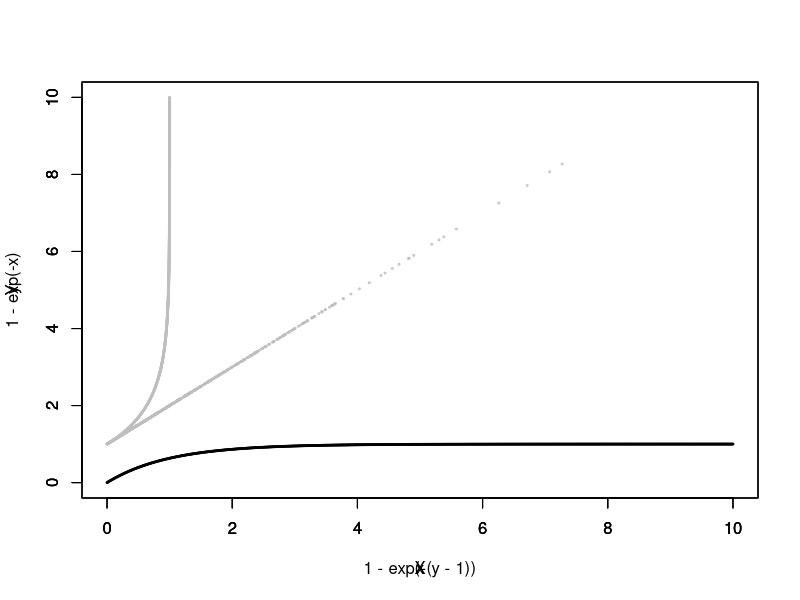
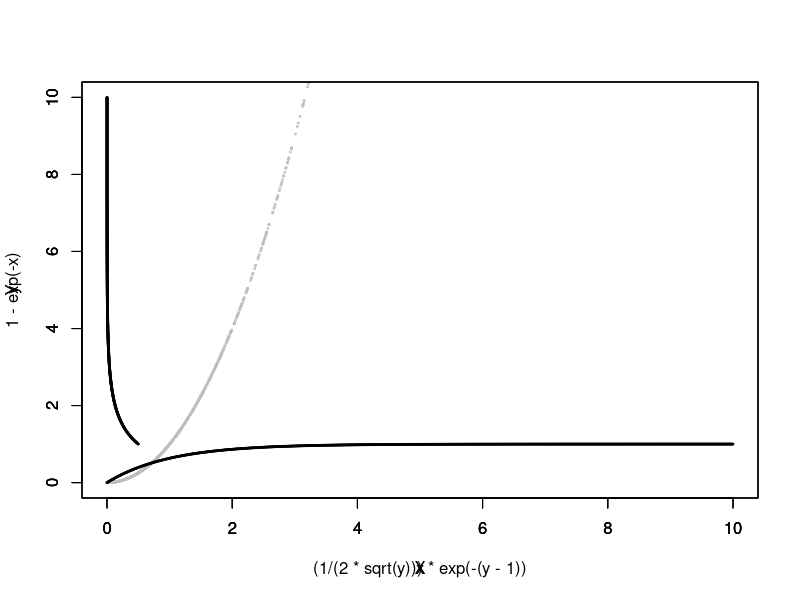
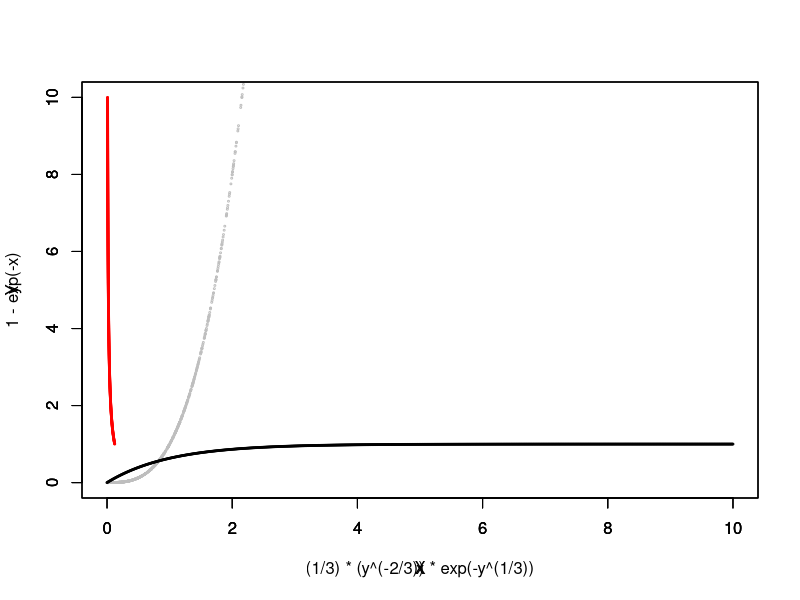

Generate these figures, in order, with R:
n_samples = 1000
X <- rexp(n_samples, 1)
Y <- X + 1
plot(X,Y, xlim=c(0,10), ylim=c(0,10), cex=0.25, col="gray")
par(new=T)
x <- seq(0, 10, length.out=n_samples)
plot(x, 1 - exp(-x), xlim=c(0,10), ylim=c(0,10), cex=0.25)
par(new=T)
y <- seq(1,10, length.out=n_samples)
plot(1-exp(-(y-1)), y, xlim=c(0,10), ylim=c(0,10), cex=0.25, col="gray")

n_samples = 1000
X <- rexp(n_samples, 1)
Y <- X^2
plot(X,Y, xlim=c(0,10), ylim=c(0,10), cex=0.25, col="gray")
par(new=T)
x <- seq(0, 10, length.out=n_samples)
plot(x, 1 - exp(-x), xlim=c(0,10), ylim=c(0,10), cex=0.25)
par(new=T)
y <- seq(1,10, length.out=n_samples)
plot((1/(2*sqrt(y)))*exp(-(y-1)), y, xlim=c(0,10), ylim=c(0,10), cex=0.25)

n_samples = 1000
X <- rexp(n_samples, 1)
Y <- X^3
plot(X,Y, xlim=c(0,10), ylim=c(0,10), cex=0.25, col="gray")
par(new=T)
x <- seq(0, 10, length.out=n_samples)
plot(x, 1 - exp(-x), xlim=c(0,10), ylim=c(0,10), cex=0.25)
par(new=T)
y <- seq(1,10, length.out=n_samples)
plot((1/3)*(y^(-2/3))*exp(-y^(1/3)), y, xlim=c(0,10), ylim=c(0,10), cex=0.25, col="red")
